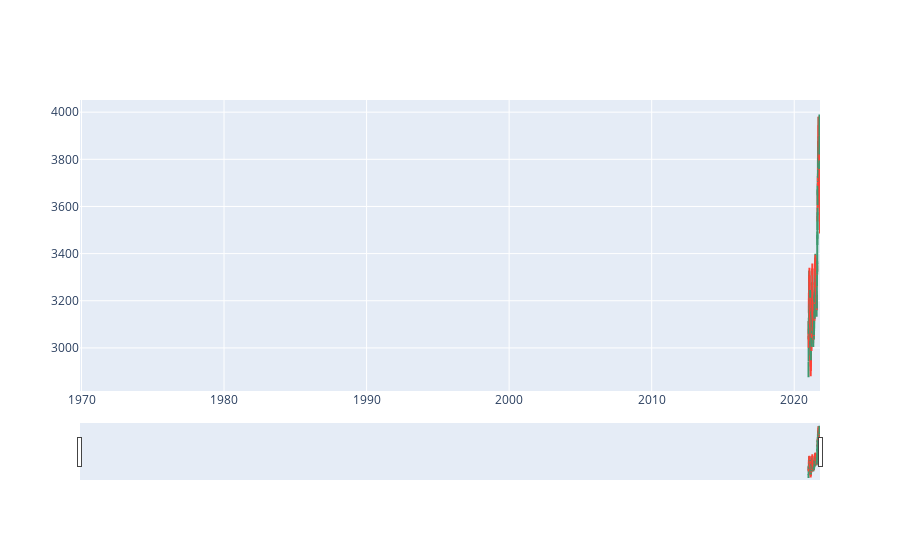

The code cell stored with this chart in its notebook:
### Code cell
s = 0
e = 200
dfpl = df[s:e]
import plotly.graph_objects as go
from datetime import datetime
import matplotlib.pyplot as plt

fig = go.Figure(data=[go.Candlestick(x=dfpl.index,
                open=dfpl['Open'],
                high=dfpl['High'],
                low=dfpl['Low'],
                close=dfpl['Close'])])

c=0
while (1):
    if(c>len(ss)-1 ):
        break
    fig.add_shape(type='line', x0=ss[c][0], y0=ss[c][1],
                  x1=e,
                  y1=ss[c][1],
                  line=dict(color="MediumPurple",width=3)
                  )
    c+=1

c=0
while (1):
    if(c>len(rr)-1 ):
        break
    fig.add_shape(type='line', x0=rr[c][0], y0=rr[c][1],
                  x1=e,
                  y1=rr[c][1],
                  line=dict(color="RoyalBlue",width=1)
                  )
    c+=1    

fig.show()

### Figure 1 — Plotly figure (JSON) as saved in the notebook; plotly's stock layout.template omitted (floating-point values rounded to 4 significant figures; data arrays with more than 128 entries replaced by an {"elided": "..."} marker saying what was removed)
{"data": [{"close": {"elided": "200 float values"}, "high": {"elided": "200 float values"}, "low": {"elided": "200 float values"}, "open": {"elided": "200 float values"}, "type": "candlestick", "x": {"elided": "200 str values"}}], "layout": {"shapes": [{"line": {"color": "MediumPurple", "width": 3}, "type": "line", "x0": 4, "x1": 200, "y0": 3000.0, "y1": 3000.0}, {"line": {"color": "MediumPurple", "width": 3}, "type": "line", "x0": 20, "x1": 200, "y0": 3044.0, "y1": 3044.0}, {"line": {"color": "MediumPurple", "width": 3}, "type": "line", "x0": 49, "x1": 200, "y0": 3041, "y1": 3041}, {"line": {"color": "MediumPurple", "width": 3}, "type": "line", "x0": 58, "x1": 200, "y0": 3043.0, "y1": 3043.0}, {"line": {"color": "MediumPurple", "width": 3}, "type": "line", "x0": 68, "x1": 200, "y0": 3073.0, "y1": 3073.0}, {"line": {"color": "MediumPurple", "width": 3}, "type": "line", "x0": 75, "x1": 200, "y0": 3088.0, "y1": 3088.0}, {"line": {"color": "MediumPurple", "width": 3}, "type": "line", "x0": 80, "x1": 200, "y0": 3004, "y1": 3004}, {"line": {"color": "MediumPurple", "width": 3}, "type": "line", "x0": 92, "x1": 200, "y0": 3052.0, "y1": 3052.0}, {"line": {"color": "MediumPurple", "width": 3}, "type": "line", "x0": 130, "x1": 200, "y0": 3175, "y1": 3175}, {"line": {"color": "MediumPurple", "width": 3}, "type": "line", "x0": 135, "x1": 200, "y0": 3156.0, "y1": 3156.0}, {"line": {"color": "MediumPurple", "width": 3}, "type": "line", "x0": 169, "x1": 200, "y0": 3756, "y1": 3756}, {"line": {"color": "MediumPurple", "width": 3}, "type": "line", "x0": 186, "x1": 200, "y0": 3707.0, "y1": 3707.0}, {"line": {"color": "MediumPurple", "width": 3}, "type": "line", "x0": 200, "x1": 200, "y0": 3450, "y1": 3450}, {"line": {"color": "MediumPurple", "width": 3}, "type": "line", "x0": 204, "x1": 200, "y0": 3386.0, "y1": 3386.0}, {"line": {"color": "RoyalBlue", "width": 1}, "type": "line", "x0": 6, "x1": 200, "y0": 3230, "y1": 3230}, {"line": {"color": "RoyalBlue", "width": 1}, "type": "line", "x0": 16, "x1": 200, "y0": 3340.0, "y1": 3340.0}, {"line": {"color": "RoyalBlue", "width": 1}, "type": "line", "x0": 26, "x1": 200, "y0": 3246.0, "y1": 3246.0}, {"line": {"color": "RoyalBlue", "width": 1}, "type": "line", "x0": 43, "x1": 200, "y0": 3081.0, "y1": 3081.0}, {"line": {"color": "RoyalBlue", "width": 1}, "type": "line", "x0": 51, "x1": 200, "y0": 3155, "y1": 3155}, {"line": {"color": "RoyalBlue", "width": 1}, "type": "line", "x0": 55, "x1": 200, "y0": 3169, "y1": 3169}, {"line": {"color": "RoyalBlue", "width": 1}, "type": "line", "x0": 66, "x1": 200, "y0": 3354.0, "y1": 3354.0}, {"line": {"color": "RoyalBlue", "width": 1}, "type": "line", "x0": 78, "x1": 200, "y0": 3157.0, "y1": 3157.0}, {"line": {"color": "RoyalBlue", "width": 1}, "type": "line", "x0": 85, "x1": 200, "y0": 3164.0, "y1": 3164.0}, {"line": {"color": "RoyalBlue", "width": 1}, "type": "line", "x0": 97, "x1": 200, "y0": 3218.0, "y1": 3218.0}, {"line": {"color": "RoyalBlue", "width": 1}, "type": "line", "x0": 108, "x1": 200, "y0": 3309, "y1": 3309}, {"line": {"color": "RoyalBlue", "width": 1}, "type": "line", "x0": 118, "x1": 200, "y0": 3400.0, "y1": 3400.0}, {"line": {"color": "RoyalBlue", "width": 1}, "type": "line", "x0": 132, "x1": 200, "y0": 3232.0, "y1": 3232.0}, {"line": {"color": "RoyalBlue", "width": 1}, "type": "line", "x0": 137, "x1": 200, "y0": 3242.0, "y1": 3242.0}, {"line": {"color": "RoyalBlue", "width": 1}, "type": "line", "x0": 174, "x1": 200, "y0": 3982.0, "y1": 3982.0}, {"line": {"color": "RoyalBlue", "width": 1}, "type": "line", "x0": 190, "x1": 200, "y0": 3990.0, "y1": 3990.0}]}}
